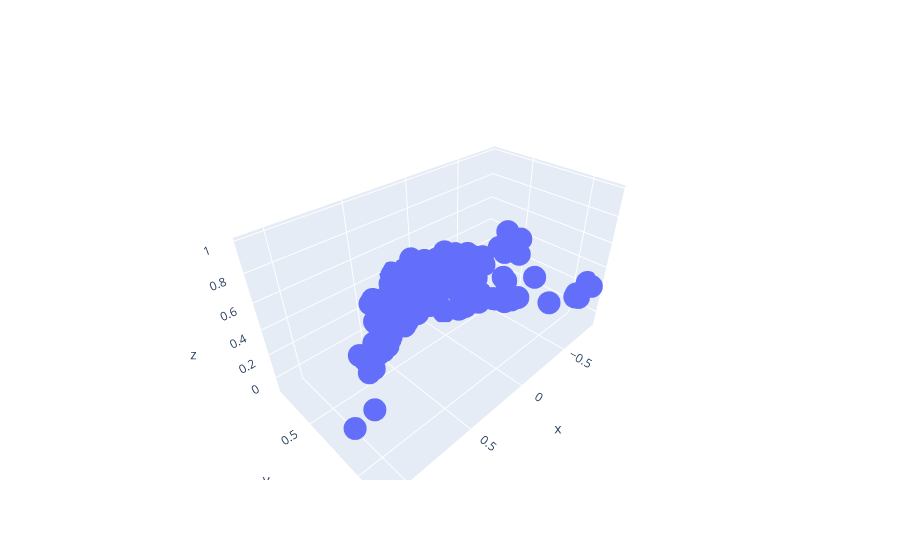

The notebook cell this image was saved under:
### Code cell
# plot origins using plotly
# remove any points in origins with a y greater than 7
origins = origins[origins[:, 1] < 7]
import plotly.graph_objects as go
fig = go.Figure(data=[go.Scatter3d(
    x=origins[:, 0].cpu().detach().numpy(),
    y=origins[:, 1].cpu().detach().numpy(),
    z=origins[:, 2].cpu().detach().numpy(),
    mode='markers',
)])
fig.show()

### Figure 1 — Plotly figure (JSON) as saved in the notebook; plotly's stock layout.template omitted (floating-point values rounded to 4 significant figures; data arrays with more than 128 entries replaced by an {"elided": "..."} marker saying what was removed)
{"data": [{"mode": "markers", "type": "scatter3d", "x": {"elided": "255 float values"}, "y": {"elided": "255 float values"}, "z": {"elided": "255 float values"}}], "layout": {}}
